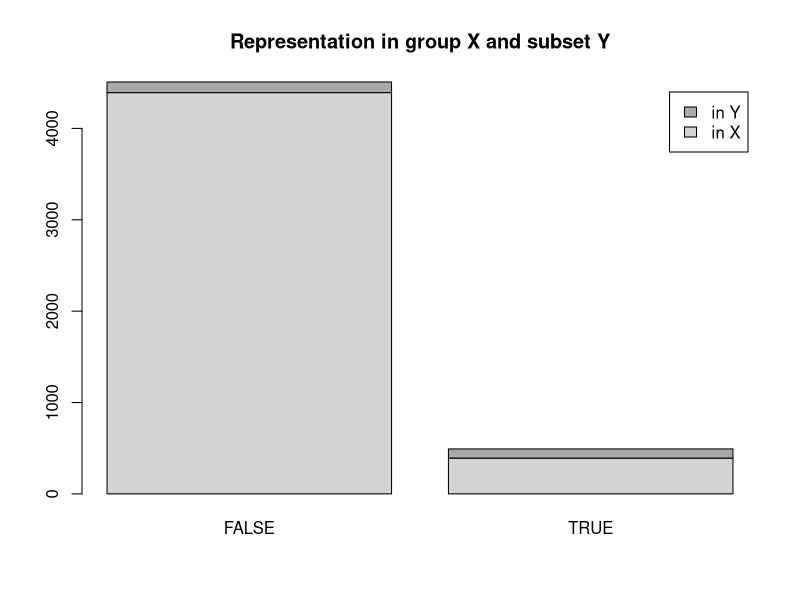

The R source for this figure:
## ---- chunk 1
knitr::opts_chunk$set(echo = TRUE)
## ---- chunk 2
base_rate <- 0.1
x_rate <- 5*base_rate
nx_rate <- 0.8*base_rate
trial <- 1:5000
OverRep <- data.frame(trial)
OverRep$memberX <- (runif(5000,0,1) <= 0.04)
for (i in trial){
  if (OverRep$memberX[i]){
    OverRep$memberY[i] <- runif(1,0,1) <= x_rate
  } else {
    OverRep$memberY[i] <- runif(1,0,1) <= nx_rate
  }
}

## ---- chunk 3
prop.table(table(OverRep$memberX))
## ---- chunk 4
prop.table(table(OverRep$memberY))
## ---- chunk 5
t <- table(OverRep$memberX, OverRep$memberY)
barplot(t, main="Representation in group X and subset Y",
  xlab="", col=c("light grey","dark grey"),
 	legend = c('in X', 'in Y'))
## ---- chunk 6
InSubsetY <- subset(OverRep, memberY==TRUE)
prop.table(table(InSubsetY$memberX))
